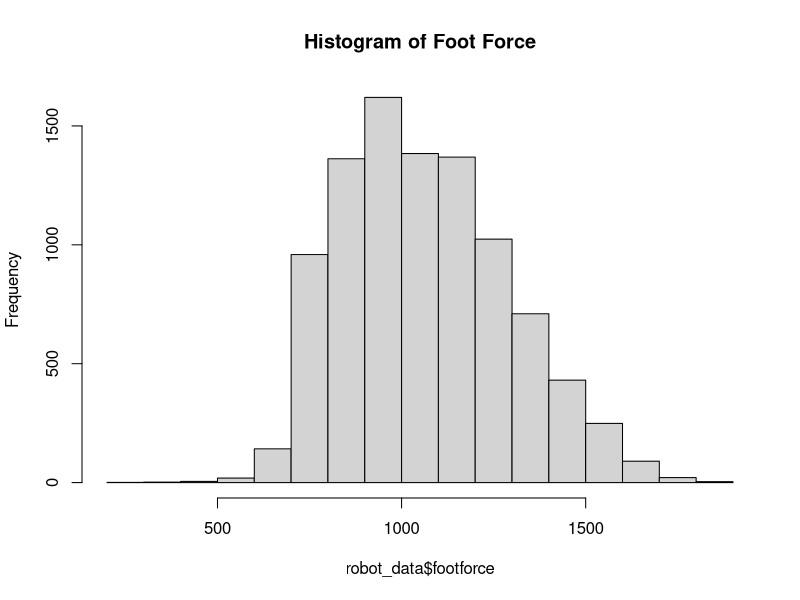
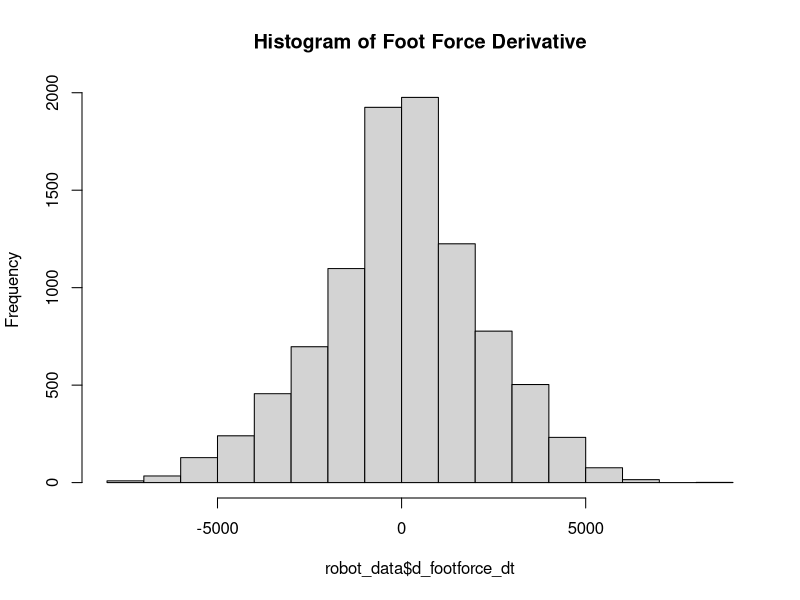
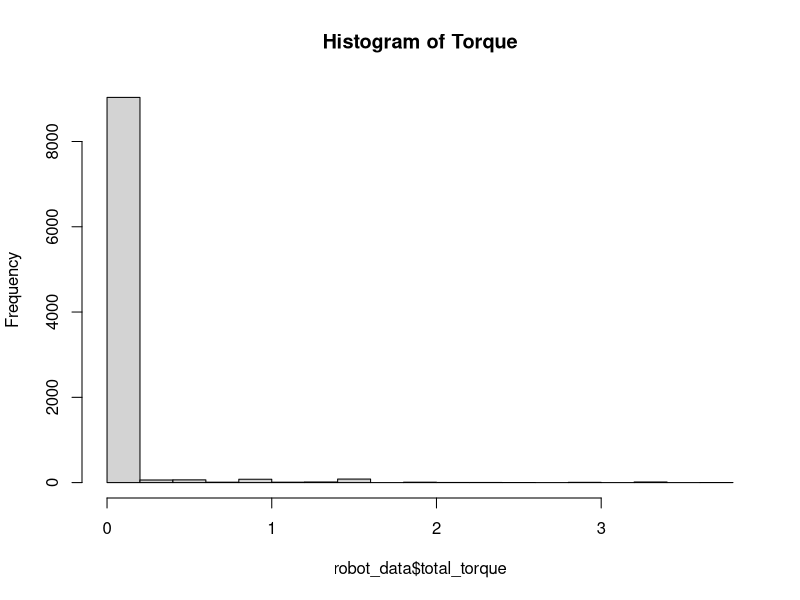
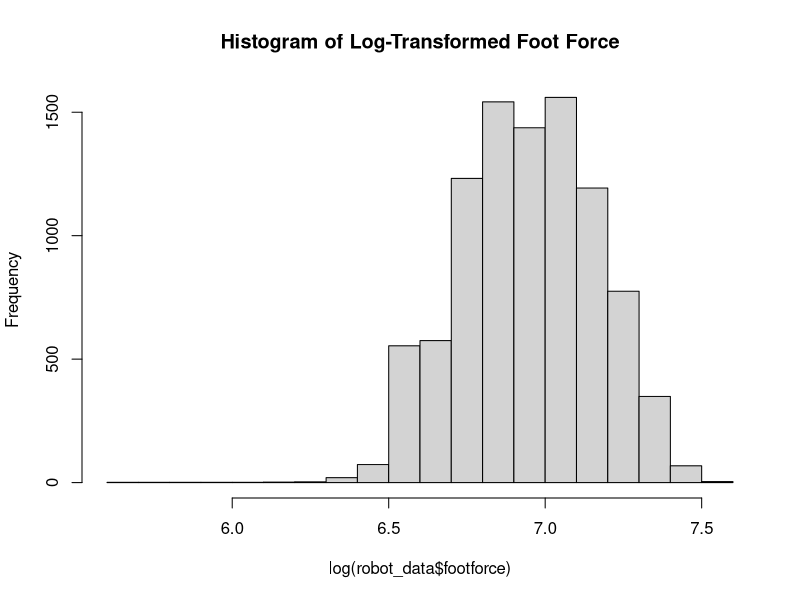
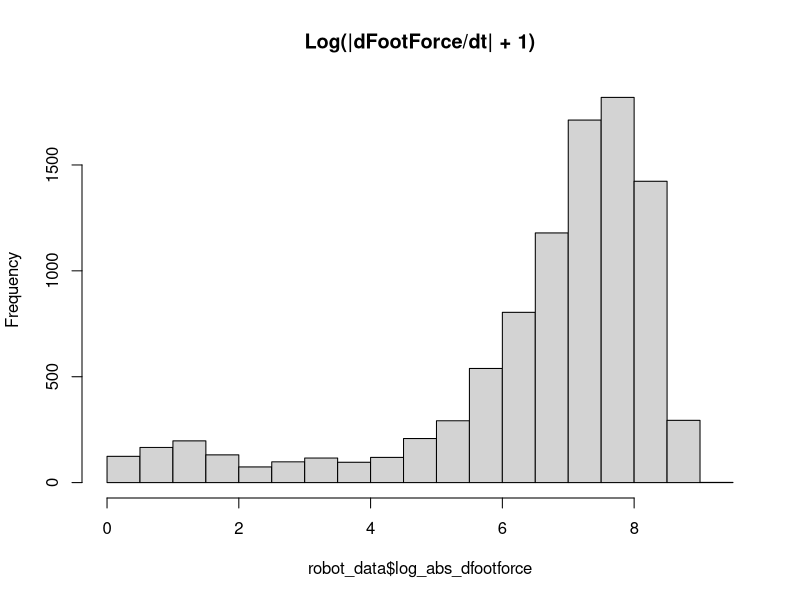
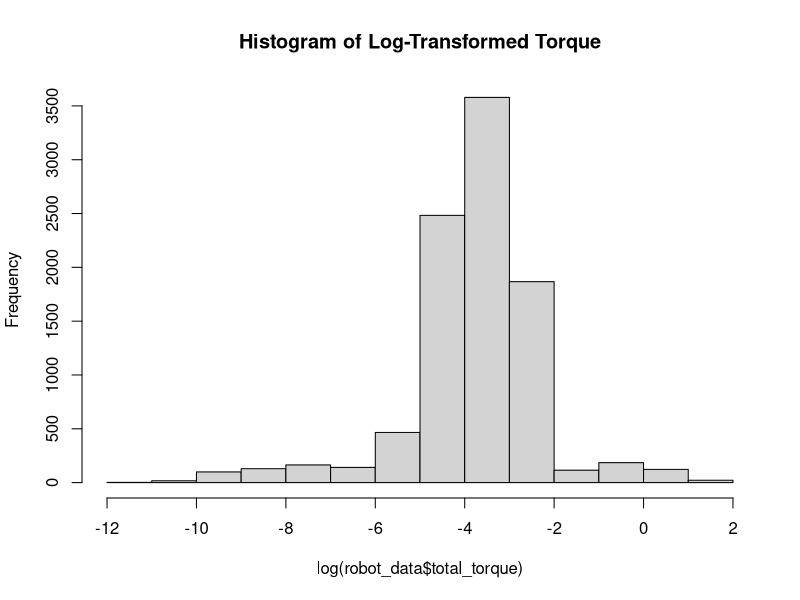
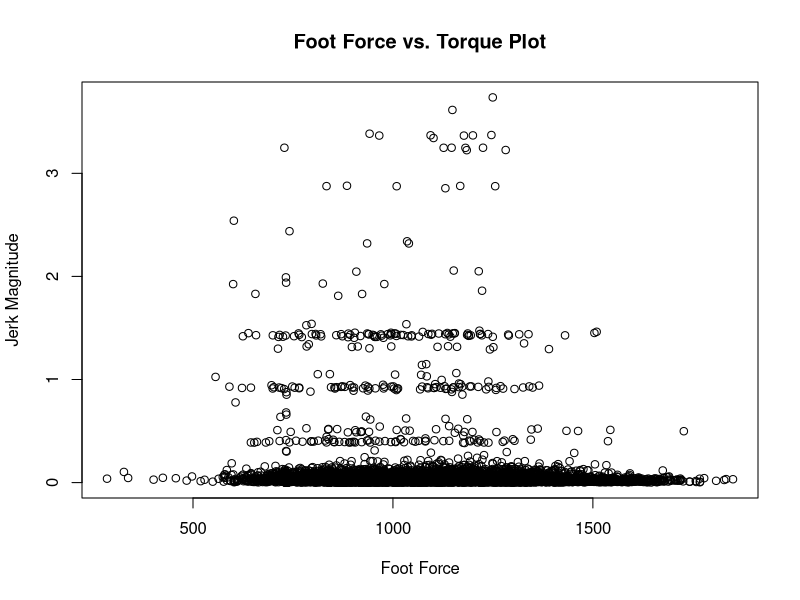
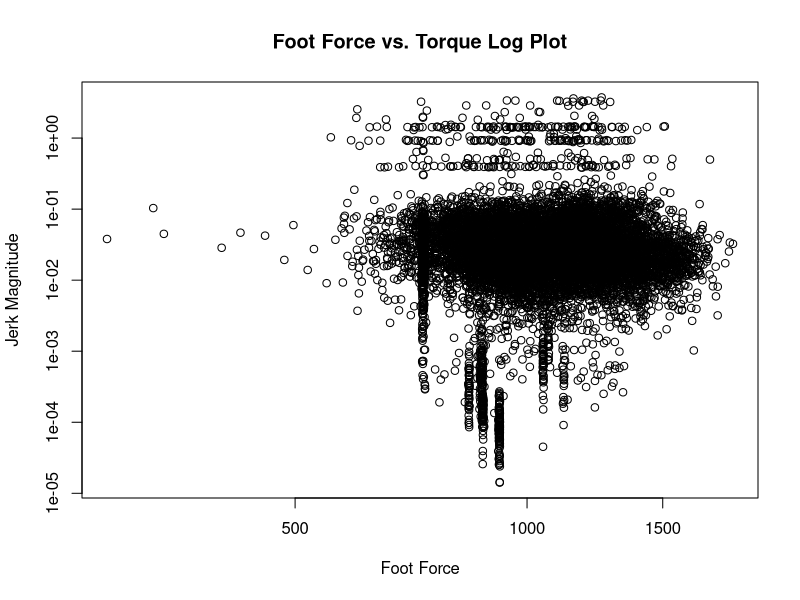

Write R code to recreate these figures, in order.
#install.packages("readr")
library(readr)
library(car)


robot_data <- read_csv("robot_dataset_final.csv")

#Translation note:
#X = left-right, Y = forward-backward
head(robot_data, 10)
summary(robot_data)
colSums(is.na(robot_data))
#No missing data! 

avg_footforce <- mean(robot_data$footforce)
median_footforce <- median(robot_data$footforce)
stddev_footforce <- sd(robot_data$footforce)
min_footforce <- min(robot_data$footforce, na.rm = TRUE)
max_footforce <- max(robot_data$footforce, na.rm = TRUE)
range_footforce <- max_footforce-min_footforce

avg_d_footforce_dt <- mean(robot_data$d_footforce_dt)
median_d_footforce_dt<- median(robot_data$d_footforce_dt)
stddev_d_footforce_dt <- sd(robot_data$d_footforce_dt)
min_d_footforce_dt <- min(robot_data$d_footforce_dt, na.rm = TRUE)
max_d_footforce_dt <- max(robot_data$d_footforce_dt, na.rm = TRUE)
range_d_footforce_dt <- max_d_footforce_dt-min_d_footforce_dt

avg_torque <- mean(robot_data$total_torque)
median_torque <- median(robot_data$total_torque)
stddev_torque <- sd(robot_data$total_torque)
min_torque <- min(robot_data$total_torque, na.rm = TRUE)
max_torque <- max(robot_data$total_torque, na.rm = TRUE)
range_torque <- max_torque-min_torque

data_exploration_df <- data.frame(
  Statistic = c("Mean", "Median", "Std Dev", "Min", "Max", "Range"),
  FootForce = c(avg_footforce, median_footforce, stddev_footforce, min_footforce, max_footforce, range_footforce),
  dFootForce_dt = c(avg_d_footforce_dt, median_d_footforce_dt, stddev_d_footforce_dt, min_d_footforce_dt, max_d_footforce_dt, range_d_footforce_dt),
  Torque = c(avg_torque, median_torque, stddev_torque, min_torque, max_torque, range_torque)
)

print(data_exploration_df)
robot_data$environment <- as.factor(robot_data$environment)
levels(robot_data$environment)

robot_data$log_abs_dfootforce <- log(abs(robot_data$d_footforce_dt) + 1)

sum(robot_data$d_footforce_dt > 0)
sum(robot_data$d_footforce_dt < 0)

#Our results are significantly different if we only look at positive values of the derivative, so we will analyze this subset separately.
positive_data <- subset(robot_data, d_footforce_dt > 0)

hist(robot_data$footforce, main = "Histogram of Foot Force")
hist(robot_data$d_footforce_dt, main = "Histogram of Foot Force Derivative")
hist(robot_data$total_torque, main = "Histogram of Torque")

hist(log(robot_data$footforce), main = "Histogram of Log-Transformed Foot Force")
hist(robot_data$log_abs_dfootforce, main = "Log(|dFootForce/dt| + 1)")
hist(log(robot_data$total_torque), main = "Histogram of Log-Transformed Torque")

plot(robot_data$footforce, robot_data$total_torque, xlab = "Foot Force", ylab = "Jerk Magnitude", main = "Foot Force vs. Torque Plot")
plot(robot_data$footforce, robot_data$total_torque, xlab = "Foot Force", ylab = "Jerk Magnitude", log='xy', main = "Foot Force vs. Torque Log Plot")

plot(robot_data$d_footforce_dt, robot_data$total_torque, xlab = "Foot Force Derivative", ylab = "Torque", main = "Foot Force Derivative vs. Torque Plot")
plot(positive_data$d_footforce_dt, positive_data$total_torque, xlab = "Foot Force Derivative", ylab = "Torque", log='xy', main = "Foot Force Derivative vs. Torque Log Plot")

boxplot(formula = total_torque ~ environment, data = robot_data, main = "Box Plot of Torque by Environment", xlab = "Environment", ylab = "Torque")

unifootforcemodel <- lm(log(total_torque) ~ log(footforce), data=robot_data)
unifootforcederivativemodel <- lm(log(total_torque) ~ log(d_footforce_dt), data=robot_data)
unienvironmentmodel <- lm(log(total_torque) ~ environment, data=robot_data)
summary(unifootforcemodel)
summary(unifootforcederivativemodel)
summary(unienvironmentmodel)





#log(d_footforce_dt) restricts analysis to positive derivative observations.
model1 <- lm(log(total_torque) ~ log(footforce) + environment + log(footforce):environment, data = robot_data)   
summary(model1)
anova(model1)

model2 <- lm(log(total_torque) ~ log(d_footforce_dt) + environment + log(d_footforce_dt):environment, data = robot_data)
summary(model2)
anova(model2)

model3 <- lm(log(total_torque) ~ log(footforce) + log(d_footforce_dt) + environment + log(footforce):environment + log(d_footforce_dt):environment, data = robot_data)
summary(model3)
anova(model3)

#Full-data exploratory regression (includes negative derivatives)
model_final_candidate <- lm(log(total_torque) ~ log(footforce) + log_abs_dfootforce + environment + log(footforce):environment + log_abs_dfootforce:environment, data = robot_data)
summary(model_final_candidate)
anova(model_final_candidate)

#Final modeling restricted to loading phase (positive derivatives)
model_positive <- lm(log(total_torque) ~ log(footforce) + log(d_footforce_dt) + environment + log(footforce):environment + log(d_footforce_dt):environment, data = positive_data)

summary(model_positive)
anova(model_positive)

plot(model_positive, 4, id.n = 5, sub.caption = "Interactive Comprehensive Model")
outliers <- which(cooks.distance(model_positive) > 4/length(model_positive$fitted.values))
length(outliers)
clean_data <- positive_data[-outliers, ]
model_clean <- lm(formula(model_positive), data = clean_data)

summary(model_clean)
anova(model_clean)

plot(model_clean$fitted.values, residuals(model_clean),
    xlab = "Predicted Values",
    ylab = "Residuals",
    main = "Residuals Plot")
lines(lowess(model_clean$fitted.values, residuals(model_clean)), col = "red", lwd = 2)
abline(h = 0, col="blue", lty=2)

Residuals <- residuals(model_clean)
hist(Residuals, breaks = 30, xlab = "Residuals")

qqnorm(residuals(model_clean))
qqline(residuals(model_clean), col = "red")
vif(model_clean)

model_reduced <- lm(
  log(total_torque) ~
  log(footforce) +
  log(d_footforce_dt) +
  environment,
  data = clean_data
)

AIC(model_clean, model_reduced)
BIC(model_clean, model_reduced)

#AIC and BIC of full model is significantly better.

pred <- fitted(model_clean)
actual <- log(clean_data$total_torque)

plot(pred, actual,
     xlab = "Predicted log(Torque)",
     ylab = "Observed log(Torque)",
     main = "Observed vs Predicted (Linear Regression)")

abline(0, 1, col = "red", lwd = 2)

summary(model_clean)
rmse <- sqrt(mean(residuals(model_clean)^2))
mae <- mean(abs(residuals(model_clean)))
rmse
mae
vif(model_clean)

#Prevent it from scrambling the categorical variables.
clean_data$row_id <- seq_len(nrow(clean_data))

write.csv(clean_data, "robot_dataset_cleaned.csv", row.names = FALSE)
